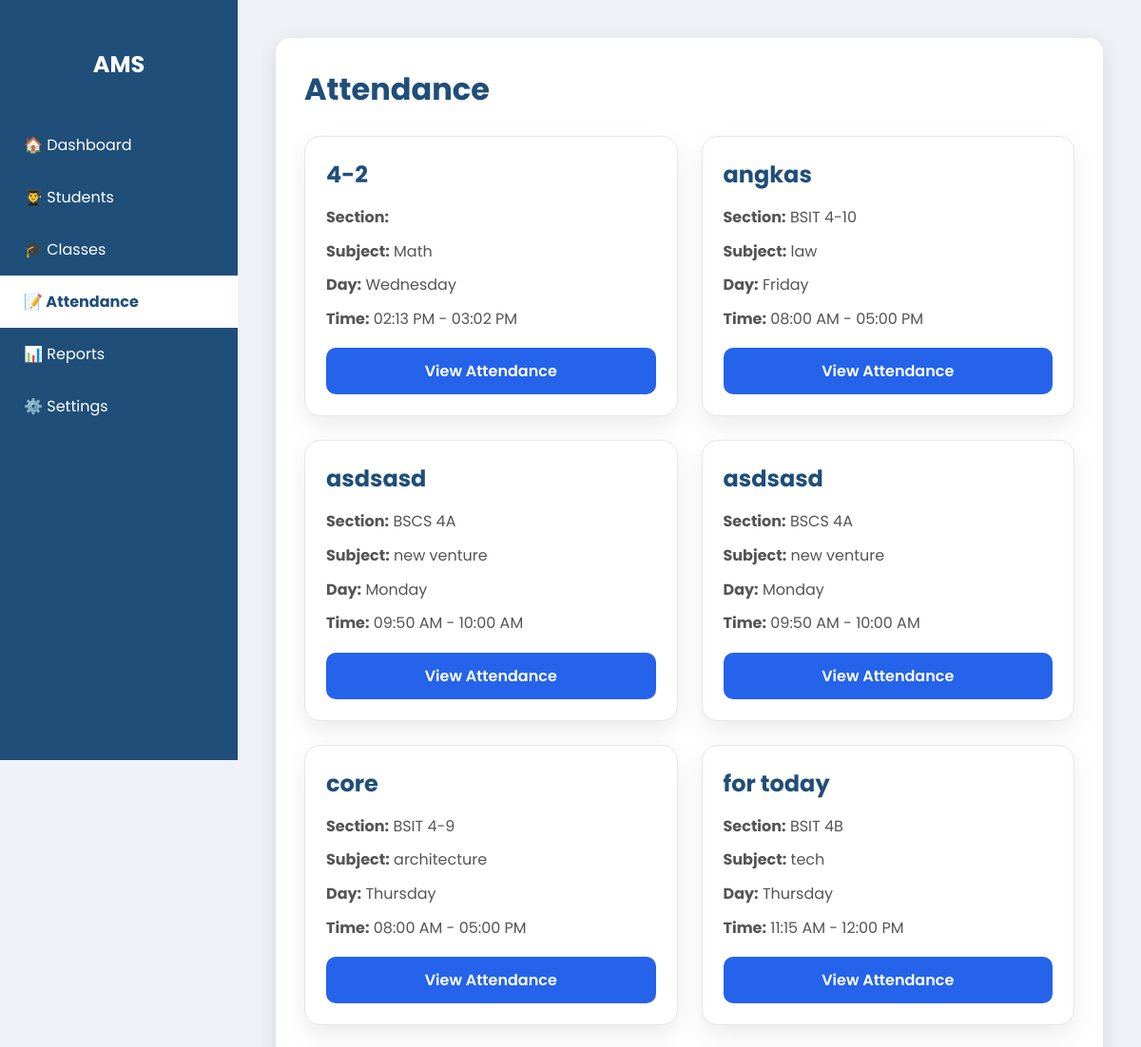
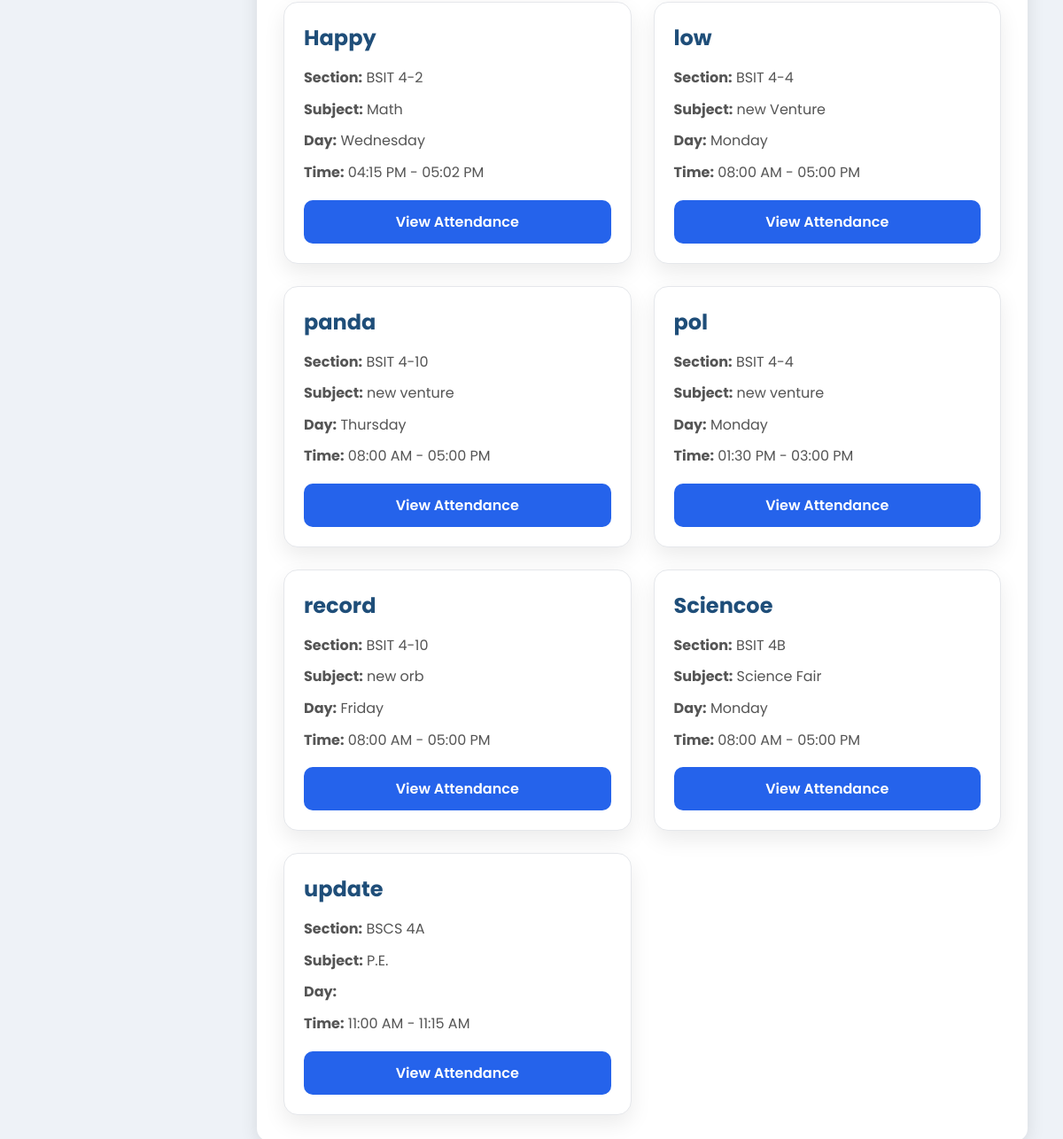
The app's page /pages/attendance.php with its own data (2 pictures, top to bottom).
### tables this page shows
CREATE TABLE `classes` (
  `id` int(11) NOT NULL,
  `class_name` varchar(100) NOT NULL,
  `section_id` int(11) NOT NULL,
  `subject` varchar(100) NOT NULL,
  `instructor` varchar(100) DEFAULT NULL,
  `day_of_week` varchar(20) DEFAULT NULL,
  `start_time` time DEFAULT NULL,
  `end_time` time DEFAULT NULL,
  `class_date` date NOT NULL
);

CREATE TABLE `sections` (
  `id` int(11) NOT NULL,
  `section_name` varchar(100) NOT NULL
);

### pages/attendance.php (the view, shortened to what this page needs)
<?php
include "../includes/config.php";
$selectedClass = isset($_GET['class_id']) ? (int)$_GET['class_id'] : 0;
?>
<!DOCTYPE html>
<html lang="en">
<head>
<link rel="stylesheet" href="../css/style.css">
<link rel="stylesheet" href="../css/attendance.css">
</head>
<body>
<div class="sidebar">
    <h2>AMS</h2>
    <a href="../OJT Projects.php">🏠 Dashboard</a>
    <a href="students.php">👨‍🎓 Students</a>
    <a href="classes.php">🎓 Classes</a>
    <a href="attendance.php" class="active">📝 Attendance</a>
    <a href="reports.php">📊 Reports</a>
    <a href="#">⚙️ Settings</a>
</div>
<div class="main-content">
<div class="container">
<h1>Attendance</h1>
<?php
if($selectedClass == 0){
?>
<?php
$result = mysqli_query($conn,"
SELECT
classes.*,
sections.section_name
FROM classes
LEFT JOIN sections
ON classes.section_id = sections.id
ORDER BY classes.class_name
");
?>
<div class="attendance-grid">
<?php while($row = mysqli_fetch_assoc($result)){ ?>
<div class="attendance-card">
    <h3><?= $row['class_name']; ?></h3>
    <p><strong>Section:</strong> <?= $row['section_name']; ?></p>
    <p><strong>Subject:</strong> <?= $row['subject']; ?></p>
    <p><strong>Day:</strong> <?= $row['day_of_week']; ?></p>
    <p>
        <strong>Time:</strong>
        <?= date("h:i A", strtotime($row['start_time'])) ?>
        -
        <?= date("h:i A", strtotime($row['end_time'])) ?>
    </p>
    <a href="attendance.php?class_id=<?= $row['id']; ?>" class="btn-attendance">
        View Attendance
    </a>
</div>
<?php } ?>
</div>
<?php
}
?>
</body>
</html>

### css/style.css (style rules this page uses)
* { margin:0; padding:0; box-sizing:border-box; font-family:'Poppins',sans-serif; }
body { background:#eef2f7; }
.sidebar { position:fixed; left:0; top:0; width:250px; height:100vh; background:#1f4e79; padding-top:30px; }
.sidebar h2 { text-align:center; color:#fff; margin-bottom:40px; }
.sidebar a { display:block; color:#fff; text-decoration:none; padding:15px 25px; font-size:16px; transition:.3s; }
.sidebar .active { background:#fff; color:#1f4e79; font-weight:bold; }
.main-content { margin-left:250px; padding:40px; }
.container { background:#fff; padding:30px; border-radius:15px; box-shadow:0 5px 20px rgba(0,0,0,.1); }
h1 { color:#1f4e79; margin-bottom:20px; }
h2 { margin:20px 0 15px; }
.attendance-grid { display:grid; grid-template-columns:repeat(auto-fill,minmax(320px,1fr)); gap:25px; margin-top:30px; }
.attendance-card { background:#fff; border-radius:15px; overflow:hidden; border:1px solid #dbe4f0; box-shadow:0 8px 18px rgba(0,0,0,.08); transition:.3s; }
.btn-attendance { display:block; width:100%; text-align:center; background:#2563eb; color:#fff; text-decoration:none; padding:12px; border-radius:8px; font-weight:600; transition:.3s; }

### css/attendance.css (style rules this page uses)
* { box-sizing:border-box; }
.container h1 { color:#1f4e79; margin-bottom:20px; }
.attendance-grid { display:grid; grid-template-columns:repeat(auto-fit,minmax(320px,1fr)); gap:25px; margin-top:25px; }
.attendance-card { background:#fff; border-radius:16px; padding:22px; border:1px solid #e5e7eb; box-shadow:0 10px 25px rgba(0,0,0,.08); transition:.3s; }
.attendance-card h3 { color:#1f4e79; margin-bottom:15px; font-size:24px; }
.attendance-card p { color:#555; margin:10px 0; line-height:1.6; }
.btn-attendance { display:block; width:100%; margin-top:18px; padding:12px; background:#2563eb; color:#fff; text-align:center; text-decoration:none; border-radius:10px; font-weight:600; transition:.3s; }

### records on screen
classes: class_name "4-2", subject "Math", day_of_week "Wednesday", start_time "02:13 PM", end_time "03:02 PM"
classes: class_name "angkas", section.section_name "BSIT 4-10", subject "law", day_of_week "Friday", start_time "08:00 AM", end_time "05:00 PM"
classes: class_name "asdsasd", section.section_name "BSCS 4A", subject "new venture", day_of_week "Monday", start_time "09:50 AM", end_time "10:00 AM"
classes: class_name "asdsasd", section.section_name "BSCS 4A", subject "new venture", day_of_week "Monday", start_time "09:50 AM", end_time "10:00 AM"
classes: class_name "core", section.section_name "BSIT 4-9", subject "architecture", day_of_week "Thursday", start_time "08:00 AM", end_time "05:00 PM"
classes: class_name "for today", section.section_name "BSIT 4B", subject "tech", day_of_week "Thursday", start_time "11:15 AM", end_time "12:00 PM"
classes: class_name "Happy", section.section_name "BSIT 4-2", subject "Math", day_of_week "Wednesday", start_time "04:15 PM", end_time "05:02 PM"
classes: class_name "low", section.section_name "BSIT 4-4", subject "new Venture", day_of_week "Monday", start_time "08:00 AM", end_time "05:00 PM"
classes: class_name "panda", section.section_name "BSIT 4-10", subject "new venture", day_of_week "Thursday", start_time "08:00 AM", end_time "05:00 PM"
classes: class_name "pol", section.section_name "BSIT 4-4", subject "new venture", day_of_week "Monday", start_time "01:30 PM", end_time "03:00 PM"
classes: class_name "record", section.section_name "BSIT 4-10", subject "new orb", day_of_week "Friday", start_time "08:00 AM", end_time "05:00 PM"
classes: class_name "Sciencoe", section.section_name "BSIT 4B", subject "Science Fair", day_of_week "Monday", start_time "08:00 AM", end_time "05:00 PM"
classes: class_name "update", section.section_name "BSCS 4A", subject "P.E.", start_time "11:00 AM", end_time "11:15 AM"
